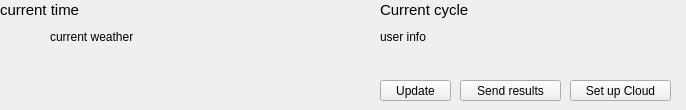
<?xml version="1.0" encoding="UTF-8"?>
<ui version="4.0">
 <class>Form</class>
 <widget class="QWidget" name="Form">
  <property name="geometry">
   <rect>
    <x>0</x>
    <y>0</y>
    <width>686</width>
    <height>110</height>
   </rect>
  </property>
  <property name="windowTitle">
   <string>Form</string>
  </property>
  <widget class="QLabel" name="label_current_time">
   <property name="geometry">
    <rect>
     <x>0</x>
     <y>0</y>
     <width>341</width>
     <height>20</height>
    </rect>
   </property>
   <property name="font">
    <font>
     <pointsize>11</pointsize>
     <weight>50</weight>
     <bold>false</bold>
    </font>
   </property>
   <property name="text">
    <string>current time</string>
   </property>
   <property name="alignment">
    <set>Qt::AlignLeading|Qt::AlignLeft|Qt::AlignVCenter</set>
   </property>
  </widget>
  <widget class="QLabel" name="label_current_weather">
   <property name="geometry">
    <rect>
     <x>50</x>
     <y>30</y>
     <width>311</width>
     <height>51</height>
    </rect>
   </property>
   <property name="font">
    <font>
     <pointsize>9</pointsize>
     <weight>50</weight>
     <bold>false</bold>
    </font>
   </property>
   <property name="text">
    <string>current weather</string>
   </property>
   <property name="alignment">
    <set>Qt::AlignLeading|Qt::AlignLeft|Qt::AlignTop</set>
   </property>
   <property name="wordWrap">
    <bool>true</bool>
   </property>
  </widget>
  <widget class="QLabel" name="label_current_weather_icon">
   <property name="geometry">
    <rect>
     <x>0</x>
     <y>30</y>
     <width>50</width>
     <height>50</height>
    </rect>
   </property>
   <property name="text">
    <string/>
   </property>
  </widget>
  <widget class="QLabel" name="label_current_cycle">
   <property name="geometry">
    <rect>
     <x>380</x>
     <y>0</y>
     <width>241</width>
     <height>20</height>
    </rect>
   </property>
   <property name="font">
    <font>
     <pointsize>11</pointsize>
     <weight>50</weight>
     <bold>false</bold>
    </font>
   </property>
   <property name="text">
    <string>Current cycle</string>
   </property>
  </widget>
  <widget class="QLabel" name="label_user_info">
   <property name="geometry">
    <rect>
     <x>380</x>
     <y>30</y>
     <width>291</width>
     <height>31</height>
    </rect>
   </property>
   <property name="font">
    <font>
     <pointsize>9</pointsize>
     <weight>50</weight>
     <bold>false</bold>
    </font>
   </property>
   <property name="text">
    <string>user info</string>
   </property>
   <property name="alignment">
    <set>Qt::AlignLeading|Qt::AlignLeft|Qt::AlignTop</set>
   </property>
   <property name="wordWrap">
    <bool>true</bool>
   </property>
  </widget>
  <widget class="QPushButton" name="push_set_user_info">
   <property name="geometry">
    <rect>
     <x>380</x>
     <y>80</y>
     <width>71</width>
     <height>21</height>
    </rect>
   </property>
   <property name="text">
    <string>Update</string>
   </property>
  </widget>
  <widget class="QPushButton" name="push_send_results">
   <property name="geometry">
    <rect>
     <x>460</x>
     <y>80</y>
     <width>101</width>
     <height>21</height>
    </rect>
   </property>
   <property name="text">
    <string>Send results</string>
   </property>
  </widget>
  <widget class="QPushButton" name="push_setup_cloud">
   <property name="geometry">
    <rect>
     <x>570</x>
     <y>80</y>
     <width>101</width>
     <height>21</height>
    </rect>
   </property>
   <property name="text">
    <string>Set up Cloud</string>
   </property>
  </widget>
 </widget>
 <resources/>
 <connections/>
</ui>
